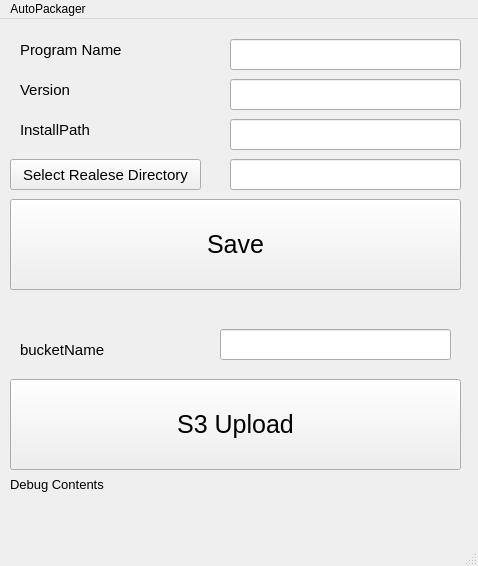
<?xml version="1.0" encoding="UTF-8"?>
<ui version="4.0">
 <class>MainWindow</class>
 <widget class="QMainWindow" name="MainWindow">
  <property name="geometry">
   <rect>
    <x>0</x>
    <y>0</y>
    <width>478</width>
    <height>566</height>
   </rect>
  </property>
  <property name="windowTitle">
   <string>MainWindow</string>
  </property>
  <widget class="QWidget" name="centralwidget">
   <widget class="QLineEdit" name="versionInput">
    <property name="geometry">
     <rect>
      <x>230</x>
      <y>60</y>
      <width>231</width>
      <height>31</height>
     </rect>
    </property>
    <property name="font">
     <font>
      <pointsize>10</pointsize>
     </font>
    </property>
   </widget>
   <widget class="QPushButton" name="saveButton">
    <property name="geometry">
     <rect>
      <x>10</x>
      <y>180</y>
      <width>451</width>
      <height>91</height>
     </rect>
    </property>
    <property name="font">
     <font>
      <pointsize>19</pointsize>
     </font>
    </property>
    <property name="text">
     <string>Save</string>
    </property>
   </widget>
   <widget class="QLabel" name="resultLabel">
    <property name="geometry">
     <rect>
      <x>10</x>
      <y>440</y>
      <width>441</width>
      <height>51</height>
     </rect>
    </property>
    <property name="font">
     <font>
      <pointsize>10</pointsize>
     </font>
    </property>
    <property name="text">
     <string>Debug Contents</string>
    </property>
   </widget>
   <widget class="QLabel" name="label">
    <property name="geometry">
     <rect>
      <x>20</x>
      <y>60</y>
      <width>101</width>
      <height>21</height>
     </rect>
    </property>
    <property name="font">
     <font>
      <pointsize>11</pointsize>
     </font>
    </property>
    <property name="text">
     <string>Version</string>
    </property>
   </widget>
   <widget class="QLabel" name="label_2">
    <property name="geometry">
     <rect>
      <x>20</x>
      <y>20</y>
      <width>111</width>
      <height>21</height>
     </rect>
    </property>
    <property name="font">
     <font>
      <pointsize>11</pointsize>
     </font>
    </property>
    <property name="text">
     <string>Program Name</string>
    </property>
   </widget>
   <widget class="QLineEdit" name="programNameInput">
    <property name="geometry">
     <rect>
      <x>230</x>
      <y>20</y>
      <width>231</width>
      <height>31</height>
     </rect>
    </property>
    <property name="font">
     <font>
      <pointsize>10</pointsize>
     </font>
    </property>
   </widget>
   <widget class="QLineEdit" name="installPathInput">
    <property name="geometry">
     <rect>
      <x>230</x>
      <y>100</y>
      <width>231</width>
      <height>31</height>
     </rect>
    </property>
    <property name="font">
     <font>
      <pointsize>10</pointsize>
     </font>
    </property>
   </widget>
   <widget class="QLabel" name="label_3">
    <property name="geometry">
     <rect>
      <x>20</x>
      <y>100</y>
      <width>111</width>
      <height>21</height>
     </rect>
    </property>
    <property name="font">
     <font>
      <pointsize>11</pointsize>
     </font>
    </property>
    <property name="text">
     <string>InstallPath</string>
    </property>
   </widget>
   <widget class="QPushButton" name="selectFileButton">
    <property name="geometry">
     <rect>
      <x>10</x>
      <y>140</y>
      <width>191</width>
      <height>31</height>
     </rect>
    </property>
    <property name="font">
     <font>
      <pointsize>11</pointsize>
     </font>
    </property>
    <property name="text">
     <string>Select Realese Directory</string>
    </property>
   </widget>
   <widget class="QLineEdit" name="filePathLabel">
    <property name="geometry">
     <rect>
      <x>230</x>
      <y>140</y>
      <width>231</width>
      <height>31</height>
     </rect>
    </property>
    <property name="font">
     <font>
      <pointsize>10</pointsize>
     </font>
    </property>
   </widget>
   <widget class="QPushButton" name="s3UploadButton">
    <property name="geometry">
     <rect>
      <x>10</x>
      <y>360</y>
      <width>451</width>
      <height>91</height>
     </rect>
    </property>
    <property name="font">
     <font>
      <pointsize>19</pointsize>
     </font>
    </property>
    <property name="text">
     <string>S3 Upload</string>
    </property>
   </widget>
   <widget class="QLabel" name="label_4">
    <property name="geometry">
     <rect>
      <x>20</x>
      <y>320</y>
      <width>91</width>
      <height>21</height>
     </rect>
    </property>
    <property name="font">
     <font>
      <pointsize>11</pointsize>
     </font>
    </property>
    <property name="text">
     <string>bucketName</string>
    </property>
   </widget>
   <widget class="QLineEdit" name="bucketNameLabel">
    <property name="geometry">
     <rect>
      <x>220</x>
      <y>310</y>
      <width>231</width>
      <height>31</height>
     </rect>
    </property>
   </widget>
  </widget>
  <widget class="QMenuBar" name="menubar">
   <property name="geometry">
    <rect>
     <x>0</x>
     <y>0</y>
     <width>478</width>
     <height>22</height>
    </rect>
   </property>
   <widget class="QMenu" name="menuAutoPackager">
    <property name="title">
     <string>AutoPackager</string>
    </property>
   </widget>
   <addaction name="menuAutoPackager"/>
  </widget>
  <widget class="QStatusBar" name="statusbar"/>
 </widget>
 <resources/>
 <connections/>
</ui>
